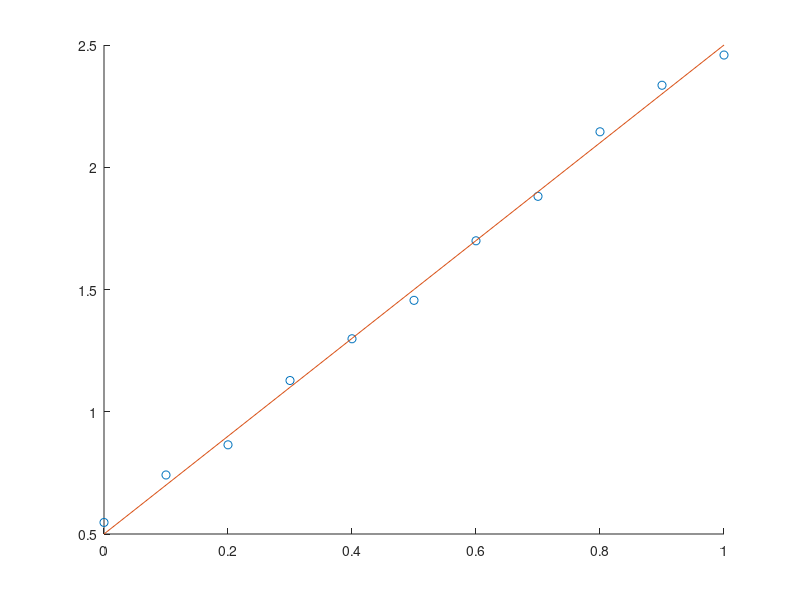

The MATLAB source for this figure: (Note: this script raises an error after producing the figure.)
clc
clear
close all
%% Test to check the performance of the NN
nElem = 10;
th0 = 0.5;
th1 = 2;
xVal = (0:1/nElem:1)';
yS = @(x) th0 + th1*x;

noise = -0.05 + 0.1*rand(length(xVal),1);
y = yS(xVal)+noise; % Fallo aqui

hold on
plot(xVal,y,'o');
plot(xVal,yS(xVal));
hold off

dataset = [xVal, y];

writematrix(dataset, "regression_dataset.csv", 'Delimiter', ",");